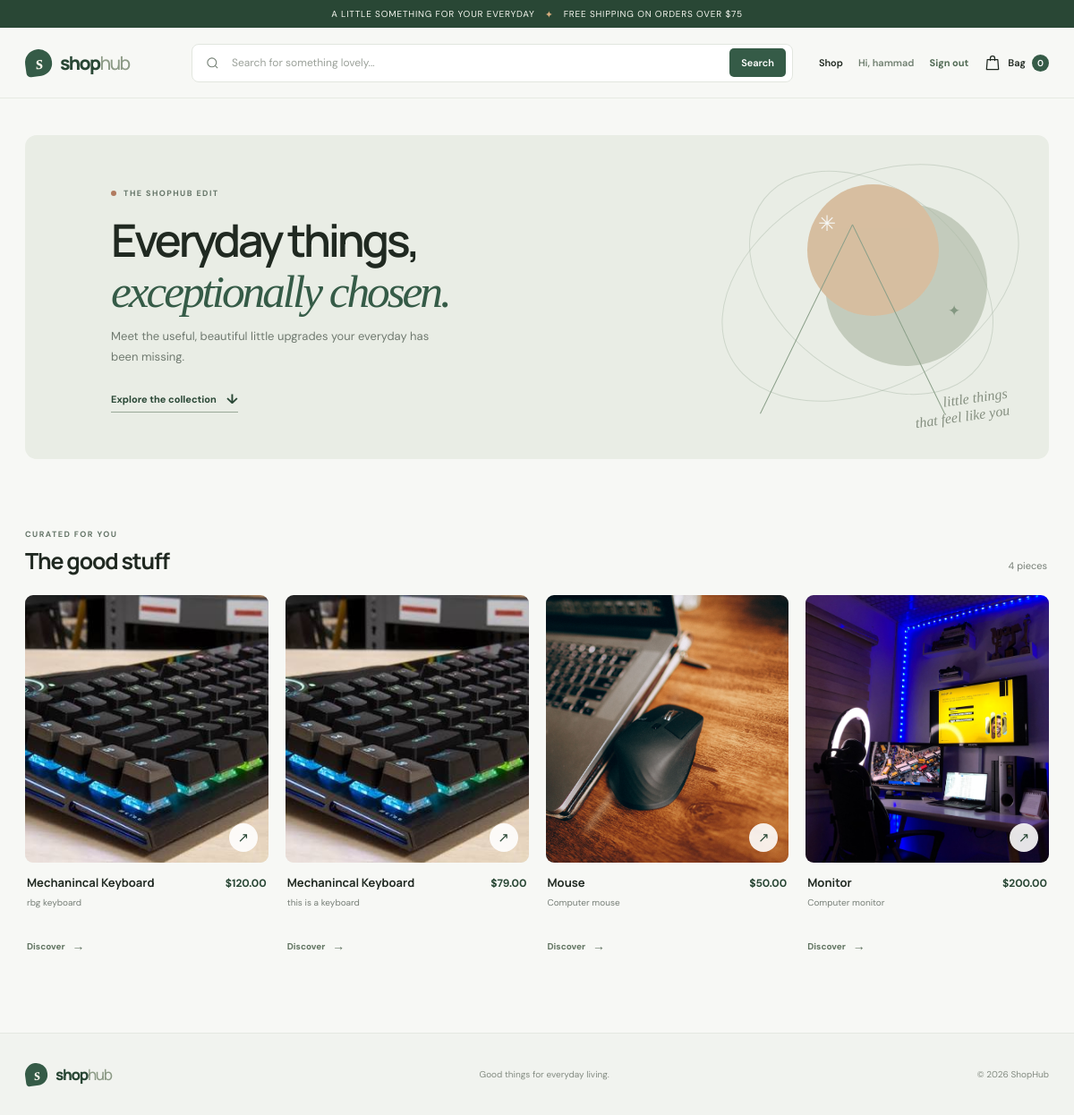
The app's page / (signed in) with its own data.
### myapp/models.py (models this page shows, shortened)
class Product(models.Model):
    name = models.CharField(max_length=100)
    price = models.DecimalField(max_digits=10, decimal_places=2)  # Better than FloatField for currency
    description = models.TextField()
    image = models.ImageField(upload_to="images/")
    slug = models.SlugField(unique=True, blank=True)
    stock = models.IntegerField()
    active = models.BooleanField(default=True)

### myapp/views.py (the view)
# urls.py: path("", product_list, name="product_list"),
def product_list(request):
    query = request.GET.get('q', '').strip()
    products = Product.objects.filter(active=True)
    if query:
        products = products.filter(Q(name__icontains=query) | Q(description__icontains=query))
    return render(request, 'myapp/product_list.html', {
        'products': products,
        'query': query,
        'result_count': products.count(),
    })

### cart/cart.py (called while the page is built)
    def __len__(self):
        total = 0
        for item in self.cart.values():
            try:
                total += max(0, int(item.get("quantity", 0)))
            except (AttributeError, TypeError, ValueError):
                continue
        return total

### cart/context_processors.py (called while the page is built)
def cart(request):
    return {'cart': Cart(request)}

### myapp/templates/myapp/product_list.html (shortened to what this page needs)
{% extends "myapp/base.html" %}
{% block body %}
  <section class="hero">
    <div class="hero-copy">
      <span class="eyebrow"><span class="eyebrow-dot"></span> THE SHOPHUB EDIT</span>
      {% if query %}
        <h1>Good finds for <em>“{{ query }}”</em></h1>
        <p>Thoughtfully chosen pieces, ready to make your day a little better.</p>
      {% else %}
        <h1>Everyday things,<br><em>exceptionally chosen.</em></h1>
        <p>Meet the useful, beautiful little upgrades your everyday has been missing.</p>
      {% endif %}
      <a class="text-link" href="#collection">Explore the collection <span aria-hidden="true">↓</span></a>
    </div>
    <div class="hero-art" aria-hidden="true">
      <div class="hero-sun"></div><div class="hero-stem stem-one"></div><div class="hero-stem stem-two"></div>
      <span class="hero-spark spark-one">✳</span><span class="hero-spark spark-two">✦</span>
      <div class="hero-art-caption">little things<br>that feel like you</div>
    </div>
  </section>
  <section class="collection" id="collection">
    <div class="section-heading">
      <div>
        <span class="eyebrow">CURATED FOR YOU</span>
        <h2>{% if query %}Search results{% else %}The good stuff{% endif %}</h2>
      </div>
      <p class="result-count">{{ result_count }} {% if result_count == 1 %}piece{% else %}pieces{% endif %}</p>
    </div>
    <div class="product-grid">
      {% for product in products %}
        <article class="product-card">
          <a class="product-image-link" href="{% url 'product_detail' product.slug %}" aria-label="View {{ product.name }}">
            <div class="product-image">
              {% if product.image %}<img src="{{ product.image.url }}" alt="{{ product.name }}" loading="lazy" />{% else %}<div class="image-placeholder">A good thing<br>is on its way</div>{% endif %}
              {% if product.stock <= 0 %}<span class="stock-badge sold-out">Sold out</span>{% else %}<span class="image-arrow" aria-hidden="true">↗</span>{% endif %}
            </div>
          </a>
          <div class="product-info">
            <div class="product-title-row"><h3><a href="{% url 'product_detail' product.slug %}">{{ product.name }}</a></h3><span class="product-price">${{ product.price }}</span></div>
            <p>{{ product.description|truncatewords:16 }}</p>
            <a class="card-link" href="{% url 'product_detail' product.slug %}">Discover <span aria-hidden="true">→</span></a>
          </div>
        </article>
      {% endfor %}
    </div>
  </section>
{% endblock %}

### myapp/templates/myapp/base.html (shortened to what this page needs)
{% load static %}
<!doctype html>
<html lang="en">
  <head>
    <link rel="stylesheet" href="{% static 'myapp/store.css' %}" />
  </head>
  <body>
    <div class="announcement">A little something for your everyday <span>✦</span> Free shipping on orders over $75</div>
    <header class="site-header">
      <div class="header-inner">
        <a class="brand" href="{% url 'product_list' %}" aria-label="ShopHub home">
          <span class="brand-mark" aria-hidden="true">s</span>
          <span>shop<span class="brand-light">hub</span></span>
        </a>
        <form class="nav-search" method="get" action="{% url 'product_list' %}" role="search">
          <svg viewBox="0 0 24 24" aria-hidden="true"><circle cx="11" cy="11" r="7"></circle><path d="m20 20-4-4"></path></svg>
          <input id="nav-search-input" type="search" name="q" value="{{ query|default:'' }}" placeholder="Search for something lovely..." />
          <button type="submit">Search</button>
        </form>
        <nav class="header-actions" aria-label="Main navigation">
          <a class="nav-link" href="{% url 'product_list' %}">Shop</a>
          {% if user.is_authenticated %}
            <span class="account-greeting">Hi, {{ user.first_name|default:user.username }}</span>
            <form class="auth-nav-form" method="post" action="{% url 'logout' %}">
              {% csrf_token %}<button class="auth-nav-link" type="submit">Sign out</button>
            </form>
          {% else %}
            <a class="auth-nav-link" href="{% url 'login' %}">Sign in</a>
            <a class="auth-join" href="{% url 'register' %}">Join</a>
          {% endif %}
          <a class="cart-link" href="{% url 'cart_detail' %}" aria-label="Shopping bag, {{ cart|length }} items">
            <svg viewBox="0 0 24 24" aria-hidden="true"><path d="M5 8h14l1 13H4L5 8Z"></path><path d="M9 9V6a3 3 0 0 1 6 0v3"></path></svg>
            <span>Bag</span><span id="cart-count" class="cart-count">{{ cart|length }}</span>
          </a>
        </nav>
      </div>
    </header>
    <main class="page-shell">
      {% block body %}{% endblock %}
    </main>
    <footer class="site-footer">
      <div class="footer-inner">
        <a class="brand footer-brand" href="{% url 'product_list' %}"><span class="brand-mark" aria-hidden="true">s</span><span>shop<span class="brand-light">hub</span></span></a>
        <p>Good things for everyday living.</p>
        <span>© {% now "Y" %} ShopHub</span>
      </div>
    </footer>
  </body>
</html>

### records on screen
Product: image (picture), name "Mechanincal Keyboard", price "120.00", description "rbg keyboard"
Product: image (picture), name "Mechanincal Keyboard", price "79.00", description "this is a keyboard"
Product: image (picture), name "Mouse", price "50.00", description "Computer mouse"
Product: image (picture), name "Monitor", price "200.00", description "Computer monitor"

### other values on screen
{{ user.first_name|default:user.username }} "hammad"
{{ cart|length }} "0"
{{ result_count }} "4"
